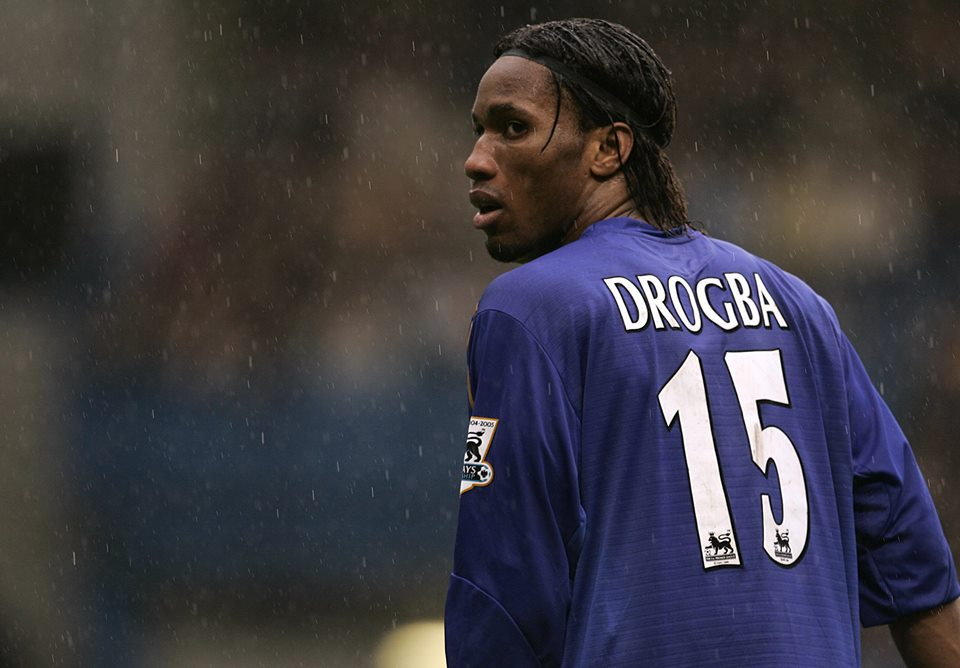
//> input picture d11.jpg, 960 x 668 px
$ ./discrete_fourier_transform d11.jpg   (built with g++ and OpenCV 4)
//> lines starting //> are read from the running program, lines starting //| are printed output that depends on the picture
/*
    Muc dich: DFT chuyen anh tu mien khong gian sang mien tan so
*/
#include "opencv2/core.hpp"
#include "opencv2/imgproc.hpp"
#include "opencv2/imgcodecs.hpp"
#include "opencv2/highgui.hpp"
#include <iostream>
using namespace cv;
using namespace std;
static void help(void)
{
    cout << endl
        <<  "This program demonstrated the use of the discrete Fourier transform (DFT). " << endl
        <<  "The dft of an image is taken and it's power spectrum is displayed."          << endl
        <<  "Usage:"                                                                      << endl
        <<  "./discrete_fourier_transform [image_name -- default ../data/lena.jpg]"       << endl;
}
int main(int argc, char ** argv)
{
    help();
    const char* filename = argc >=2 ? argv[1] : "../data/lena.jpg";
    Mat I = imread(filename, IMREAD_GRAYSCALE);
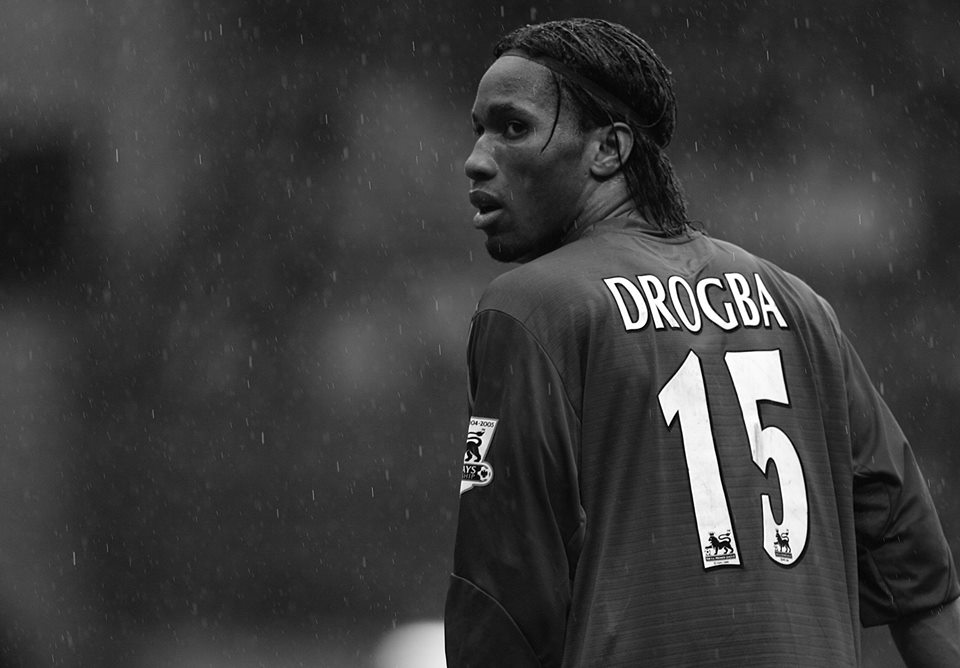
//> I: 668 rows x 960 cols, CV_8UC1; min 0, max 255, mean 59.1
    if( I.empty()){
        cout << "Error opening image" << endl;
        return -1;
    }
    /*
        Hieu nang cua DFT phu thuoc vao kich co cua anh
        Kich co toi uu cua anh la mot boi so cua 2, 3, 5
        => phuong phap: lay kich co toi uu cua anh + mo rong bien (border) cua anh
    */
    Mat padded;
    int m = getOptimalDFTSize( I.rows );
//> m = 675
    int n = getOptimalDFTSize( I.cols );
//> n = 960
    copyMakeBorder(I, padded, 0, m - I.rows, 0, n - I.cols, BORDER_CONSTANT, Scalar::all(0));
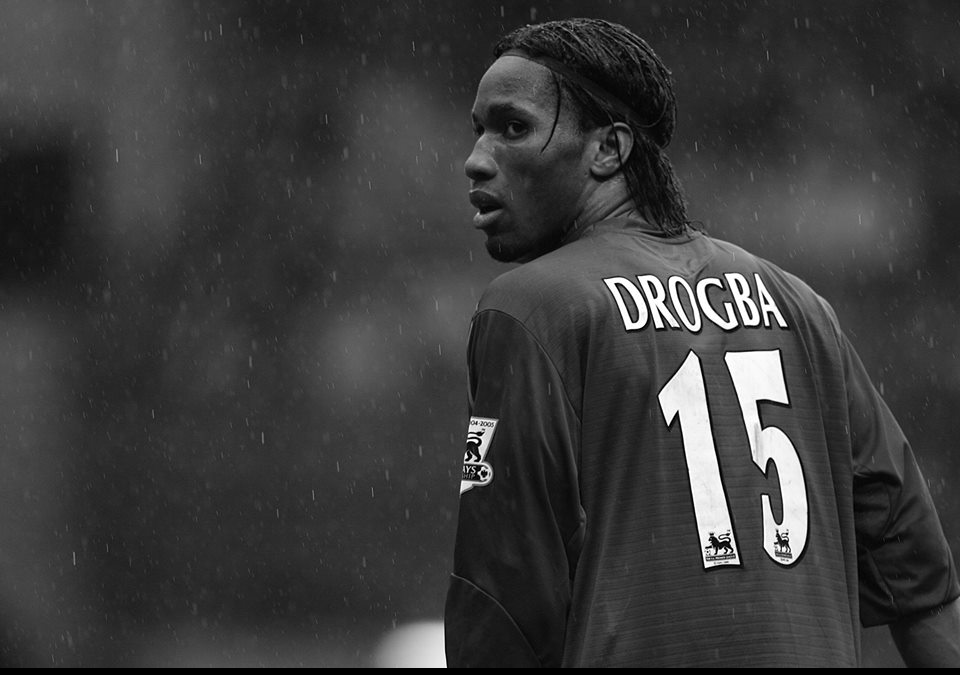
//> padded: 675 rows x 960 cols, CV_8UC1; min 0, max 255, mean 58.5

    /*
        Ket qua cua DFT la mot so phuc
        Moi phan tu cua anh khi qua DFT deu sinh ra 2 gia tri
        Gia tri mien tan so > Gia tri mien khong gian
        Ta can luu cac gia tri nay it nhat la float
        Convert anh, sau do convert qua channel khac de luu cac gia tri phuc
    */
    Mat planes[] = {Mat_<float>(padded), Mat::zeros(padded.size(), CV_32F)};
//> planes[1]: 675 rows x 960 cols, CV_32FC1; every value is 0
    Mat complexI;
    merge(planes, 2, complexI);         // Add to the expanded another plane with zeros

    /*
        Khoi chay ham dft()
    */
    dft(complexI, complexI);            // this way the result may fit in the source matrix
    // compute the magnitude and switch to logarithmic scale
    // => log(1 + sqrt(Re(DFT(I))^2 + Im(DFT(I))^2))

    /*
        Chuyen cac gia tri phuc va thuc sang do lon
    */

    split(complexI, planes);                   // planes[0] = Re(DFT(I), planes[1] = Im(DFT(I))
    magnitude(planes[0], planes[1], planes[0]);// planes[0] = magnitude
    Mat magI = planes[0];

    /*
        Dai dong (dynamic range) cua he so Fourier la qua lon de hien thi tren man hinh
        => cac gia tri cao (high values) duoc hien thi boi mau trang
        => cac gia tri thap (low values) duoc hien thi mau den
    */

    magI += Scalar::all(1);                    // switch to logarithmic scale
    log(magI, magI);
    // crop the spectrum, if it has an odd number of rows or columns

    /*
        Tra lai anh ve ban dau (do luc dau da bien doi anh)
    */
    magI = magI(Rect(0, 0, magI.cols & -2, magI.rows & -2));
//> magI: 674 rows x 960 cols, CV_32FC1
    // rearrange the quadrants of Fourier image  so that the origin is at the image center
    int cx = magI.cols/2;
//> cx = 480
    int cy = magI.rows/2;
//> cy = 337
    Mat q0(magI, Rect(0, 0, cx, cy));   // Top-Left - Create a ROI per quadrant
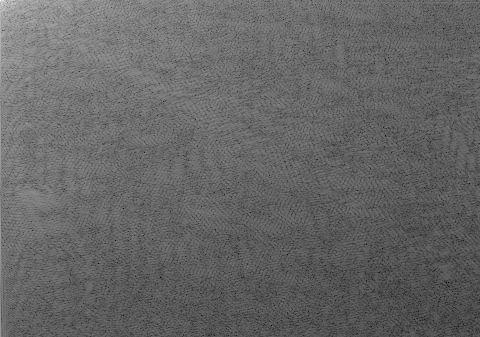
//> q0: 337 rows x 480 cols, CV_32FC1; min 1.64, max 17.45, mean 7.97; drawn with min black and max white
    Mat q1(magI, Rect(cx, 0, cx, cy));  // Top-Right
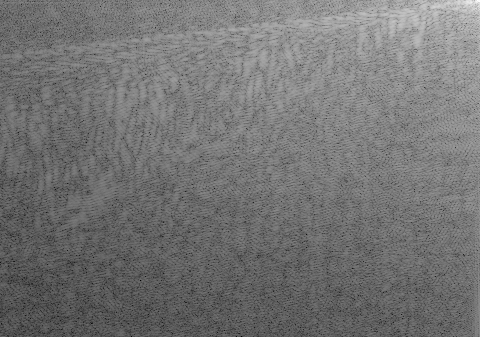
//> q1: 337 rows x 480 cols, CV_32FC1; min 2.25, max 15.28, mean 8.19; drawn with min black and max white
    Mat q2(magI, Rect(0, cy, cx, cy));  // Bottom-Left
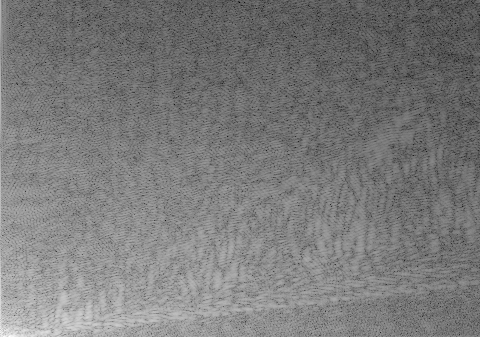
//> q2: 337 rows x 480 cols, CV_32FC1; min 2.25, max 14.53, mean 8.18; drawn with min black and max white
    Mat q3(magI, Rect(cx, cy, cx, cy)); // Bottom-Right
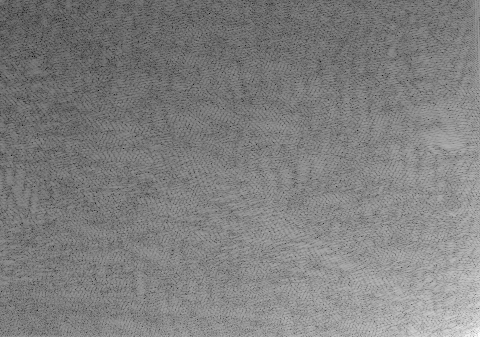
//> q3: 337 rows x 480 cols, CV_32FC1; min 1.64, max 14.2, mean 7.95; drawn with min black and max white
    Mat tmp;                           // swap quadrants (Top-Left with Bottom-Right)
    q0.copyTo(tmp);
    q3.copyTo(q0);
    tmp.copyTo(q3);
    q1.copyTo(tmp);                    // swap quadrant (Top-Right with Bottom-Left)
    q2.copyTo(q1);
    tmp.copyTo(q2);
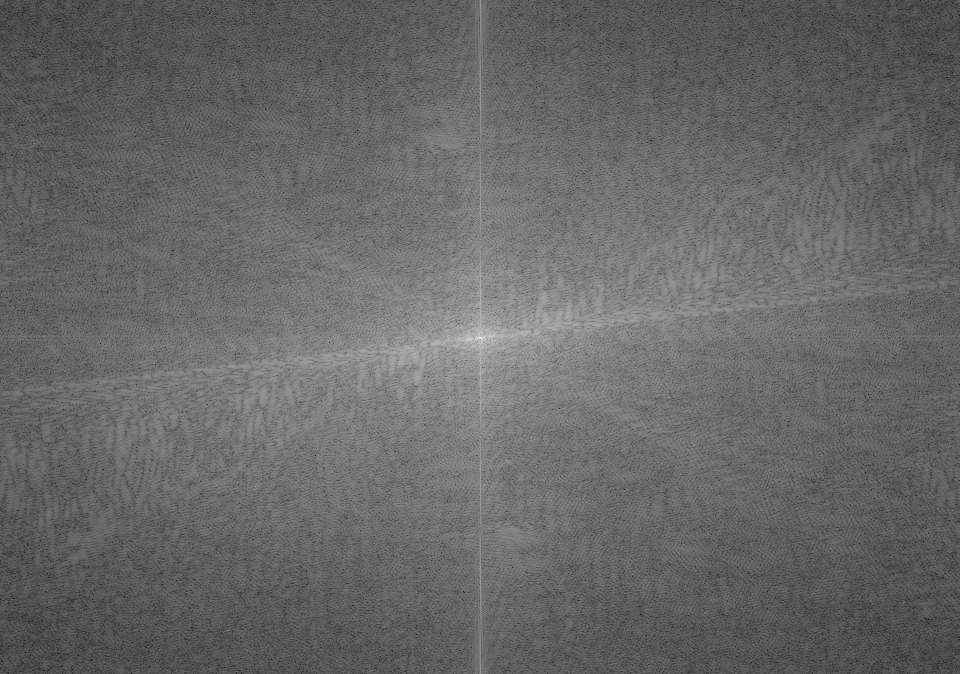
//> magI: 674 rows x 960 cols, CV_32FC1; min 1.64, max 17.45, mean 8.07; drawn with min black and max white
    normalize(magI, magI, 0, 1, NORM_MINMAX); // Transform the matrix with float values into a
                                            // viewable image form (float between values 0 and 1).
    imshow("Input Image"       , I   );    // Show the result
    imshow("spectrum magnitude", magI);
    waitKey();
    return 0;
}
